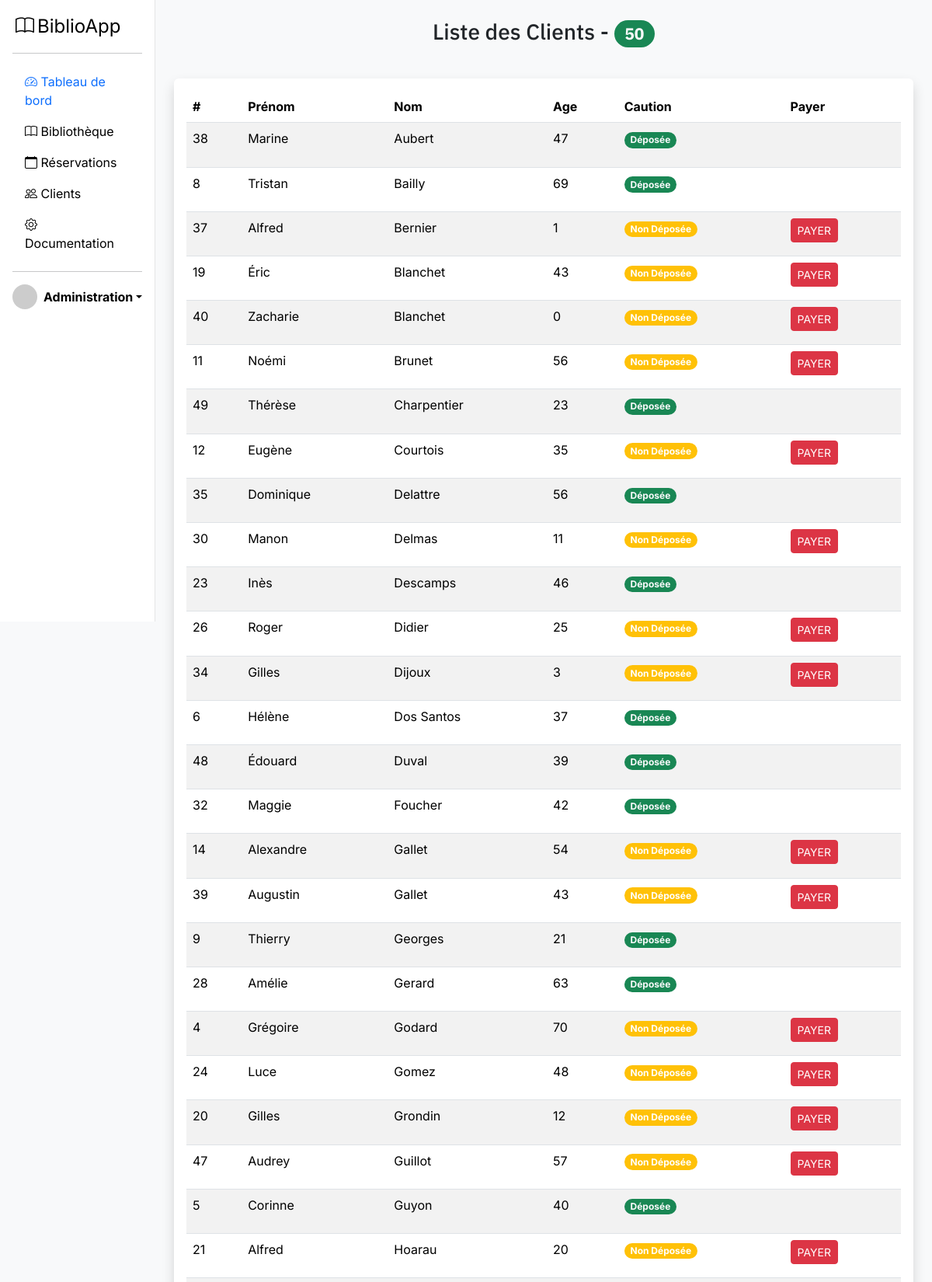
/clients.php (upper part), run on the app's committed database.
### tables this page shows
CREATE TABLE IF NOT EXISTS `clients` (
  `id` int NOT NULL AUTO_INCREMENT,
  `firstname` varchar(255) NOT NULL,
  `lastname` varchar(255) NOT NULL,
  `address` varchar(255) DEFAULT NULL,
  `city` varchar(255) DEFAULT NULL,
  `country` varchar(255) DEFAULT NULL,
  `year` int NOT NULL,
  `deposit` tinyint(1) DEFAULT NULL,
  PRIMARY KEY (`id`)
);

### classes/Client.php (called while the page is built, shortened)
<?php
class Client {
    public static function getClients(): array
    {
        $sql = "SELECT * FROM clients ORDER BY lastname, firstname ;";
        $db = Connect::connect();
        $query = $db->prepare($sql);
        $query->execute();
        $clients = $query->fetchAll(
            PDO::FETCH_ASSOC
        );
        return $clients;
    }
}

### clients.php (the view, shortened to what this page needs)
<?php
require_once 'classes/Client.php';
require_once 'templates/header.html.php';
$totalClients = count(Client::getClients());
$clients = Client::getClients();
?>
<h3 class="text-center mt-4">Liste des Clients - <p class="badge bg-success text-light rounded-pill"><?= $totalClients ?></p></h2>
<div class="rounded p-3 m-4 bg-light shadow">
    <table class="table table-striped">
        <thead>
            <tr>
                <th class="font-weight-bold" scope="col">#</th>
                <th class="font-weight-bold" scope="col">Prénom</th>
                <th class="font-weight-bold" scope="col">Nom</th>
                <th class="font-weight-bold" scope="col">Age</th>
                <th class="font-weight-bold" scope="col">Caution</th>
                <th class="font-weight-bold" scope="col">Payer</th>
            </tr>
        </thead>
        <tbody>
            <?php foreach($clients as $client) : ?>
            <tr>
                <td><?= $client['id'] ?></td>
                <td><?= $client['firstname'] ?></td>
                <td><?= $client['lastname'] ?></td>
                <td><?php $date = new DateTime('now');
                        echo $date->format("Y") - $client['year'];
                    ?>
                </td>
                <td><?php if($client['deposit'] === 1) : ?>
                        <p class="badge bg-success text-light rounded-pill">Déposée</p>
                    <?php else : ?>
                        <p class="badge bg-warning rounded-pill">Non Déposée</p>
                    <?php endif ?>
                </td>
                <td><?php if($client['deposit'] <> 1) : ?>
                        <a href="/clients.php?id=<?= $client['id'] ;?>" class="btn btn-sm btn-danger">PAYER</a>
                    <?php endif ?>
                </td>
            </tr>
            <?php endforeach ?>
        </tbody>
    </table>
</div>
<?php
require 'templates/footer.html.php';

### assets/css/style.css (style rules this page uses)
body { background-color: #f8f9fa; font-family: 'Inter', sans-serif; }
h1, h2, h3, h4, h5, h6 { font-family: 'IBM Plex Sans', sans-serif; }
.bg-light { background-color: #fff !important; }

### data on the page
clients: id "38", firstname "Marine", lastname "Aubert", year "47", deposit "Déposée"
clients: id "8", firstname "Tristan", lastname "Bailly", year "69", deposit "Déposée"
clients: id "37", firstname "Alfred", lastname "Bernier", year "1", deposit "Non Déposée"
clients: id "19", firstname "Éric", lastname "Blanchet", year "43", deposit "Non Déposée"
clients: id "40", firstname "Zacharie", lastname "Blanchet", year "0", deposit "Non Déposée"
clients: id "11", firstname "Noémi", lastname "Brunet", year "56", deposit "Non Déposée"
clients: id "49", firstname "Thérèse", lastname "Charpentier", year "23", deposit "Déposée"
clients: id "12", firstname "Eugène", lastname "Courtois", year "35", deposit "Non Déposée"
clients: id "35", firstname "Dominique", lastname "Delattre", year "56", deposit "Déposée"
clients: id "30", firstname "Manon", lastname "Delmas", year "11", deposit "Non Déposée"
clients: id "23", firstname "Inès", lastname "Descamps", year "46", deposit "Déposée"
clients: id "26", firstname "Roger", lastname "Didier", year "25", deposit "Non Déposée"
clients: id "34", firstname "Gilles", lastname "Dijoux", year "3", deposit "Non Déposée"
clients: id "6", firstname "Hélène", lastname "Dos Santos", year "37", deposit "Déposée"
clients: id "48", firstname "Édouard", lastname "Duval", year "39", deposit "Déposée"
clients: id "32", firstname "Maggie", lastname "Foucher", year "42", deposit "Déposée"
clients: id "14", firstname "Alexandre", lastname "Gallet", year "54", deposit "Non Déposée"
clients: id "39", firstname "Augustin", lastname "Gallet", year "43", deposit "Non Déposée"
clients: id "9", firstname "Thierry", lastname "Georges", year "21", deposit "Déposée"
clients: id "28", firstname "Amélie", lastname "Gerard", year "63", deposit "Déposée"
clients: id "4", firstname "Grégoire", lastname "Godard", year "70", deposit "Non Déposée"
clients: id "24", firstname "Luce", lastname "Gomez", year "48", deposit "Non Déposée"
clients: id "20", firstname "Gilles", lastname "Grondin", year "12", deposit "Non Déposée"
clients: id "47", firstname "Audrey", lastname "Guillot", year "57", deposit "Non Déposée"
clients: id "5", firstname "Corinne", lastname "Guyon", year "40", deposit "Déposée"
clients: id "21", firstname "Alfred", lastname "Hoarau", year "20", deposit "Non Déposée"

### other printed values
$totalClients "50"
